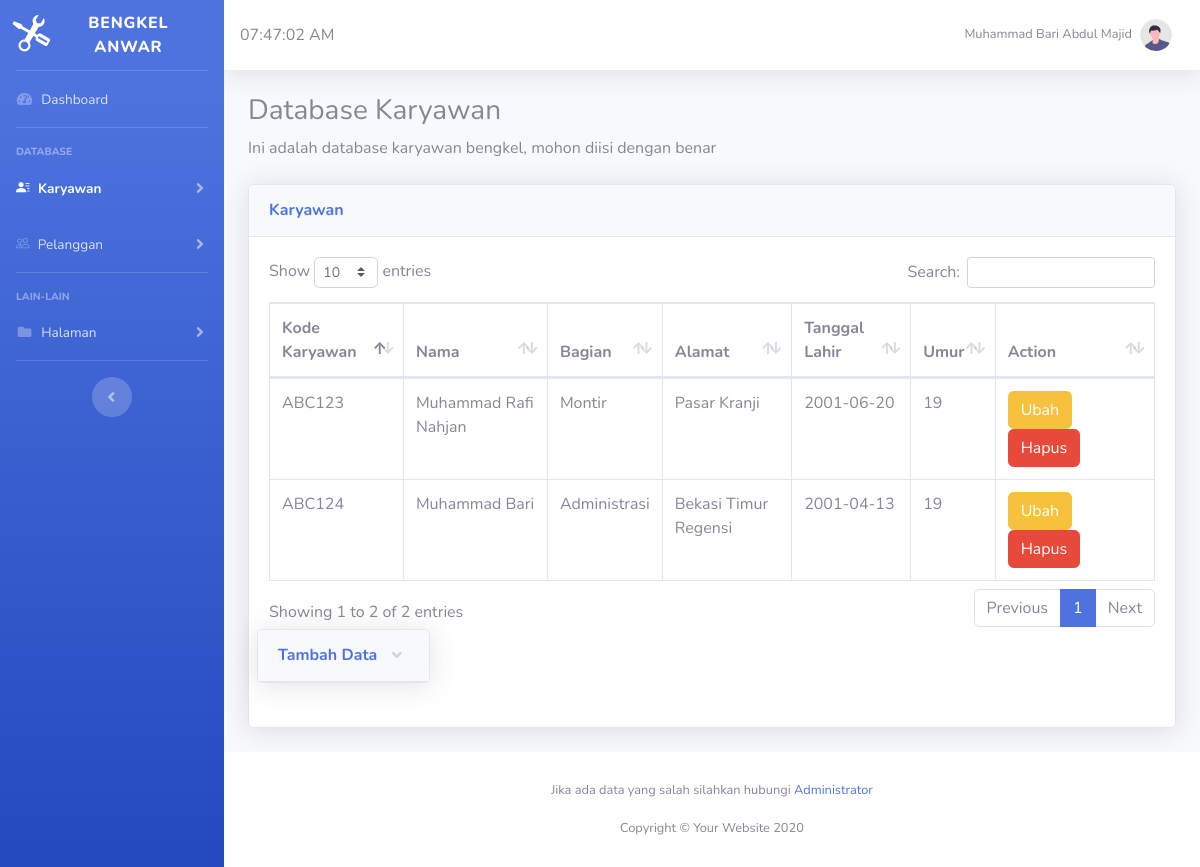
Screenshot of /databasekaryawan.php (signed in) with the database file from the repository.
### tables this page shows
CREATE TABLE `data_diri` (
  `kd_karyawan` varchar(10) NOT NULL,
  `nama_karyawan` varchar(30) NOT NULL,
  `bagian` varchar(20) NOT NULL,
  `alamat_karyawan` varchar(30) NOT NULL,
  `ttl_karyawan` date NOT NULL,
  `umur` int(2) NOT NULL
);

### databasekaryawan.php (the view, shortened to what this page needs)
<!DOCTYPE html>
<html lang="en">
    <head>
    <link rel="stylesheet" href="https://cdn.jsdelivr.net/npm/bootstrap-icons@1.4.1/font/bootstrap-icons.css">
    <link href="vendor/fontawesome-free/css/all.min.css" rel="stylesheet" type="text/css">
    <link href="css/sb-admin-2.min.css" rel="stylesheet">
    <link href="vendor/datatables/dataTables.bootstrap4.min.css" rel="stylesheet">
    </head>
<body id="page-top">
    <div id="wrapper">
        <ul class="navbar-nav bg-gradient-primary sidebar sidebar-dark accordion" id="accordionSidebar">
            <a class="sidebar-brand d-flex align-items-center justify-content-center" href="index.html">
                <div class="sidebar-brand-icon rotate-n-15">
                    <i class="bi bi-tools"></i>
                </div>
                <div class="sidebar-brand-text mx-3">Bengkel Anwar</div>
            </a>
            <hr class="sidebar-divider my-0">
            <li class="nav-item">
                <a class="nav-link" href="index.php">
                    <i class="fas fa-fw fa-tachometer-alt"></i>
                    <span>Dashboard</span></a>
            </li>
            <hr class="sidebar-divider">
            <div class="sidebar-heading">
                Database
            </div>
            <li class="nav-item active">
                <a class="nav-link collapsed" href="#" data-toggle="collapse" data-target="#collapseTwo"
                    aria-expanded="true" aria-controls="collapseTwo">
                    <i class="bi bi-person-lines-fill"></i>
                    <span>Karyawan</span>
                </a>
            </li>
            <li class="nav-item">
                <a class="nav-link collapsed" href="#" data-toggle="collapse" data-target="#collapseUtilities"
                    aria-expanded="true" aria-controls="collapseUtilities">
                    <i class="bi bi-people"></i>
                    <span>Pelanggan</span>
                </a>
            </li>
            <hr class="sidebar-divider">
            <div class="sidebar-heading">
                Lain-lain
            </div>
                <li class="nav-item">
                    <a class="nav-link collapsed" href="#" data-toggle="collapse" data-target="#collapsePages"
                        aria-expanded="true" aria-controls="collapsePages">
                        <i class="fas fa-fw fa-folder"></i>
                        <span>Halaman</span>
                    </a>
                </li>
            <hr class="sidebar-divider d-none d-md-block">
            <div class="text-center d-none d-md-inline">
                <button class="rounded-circle border-0" id="sidebarToggle"></button>
            </div>
        </ul>
        <div id="content-wrapper" class="d-flex flex-column">
            <div id="content">
                <nav class="navbar navbar-expand navbar-light bg-white topbar mb-4 static-top shadow">
                <div id="clock"></div>
                    <ul class="navbar-nav ml-auto">
                        <li class="nav-item dropdown no-arrow">
                            <a class="nav-link dropdown-toggle" href="#" id="userDropdown" role="button"
                                data-toggle="dropdown" aria-haspopup="true" aria-expanded="false">
                                <span class="mr-2 d-none d-lg-inline text-gray-600 small">
                                <?php
                                $nama = $_SESSION["nama"];
                                echo "$nama";?></span>
                                <img class="img-profile rounded-circle"
                                    src="img/undraw_profile.svg">
                            </a>
                        </li>
                    </ul>
                </nav>
                <div class="container-fluid">
                    <h1 class="h3 mb-2 text-gray 800">Database Karyawan</h1>
                    <p class="mb-4"> Ini adalah database karyawan bengkel, mohon diisi dengan benar </p>
                    <div class="card shadow mb-4">
                        <div class="card-header py-3">
                            <h6 class="m-0 font-weight-bold text-primary">Karyawan</h6>
                        </div>
                        <div class="card-body">
                            <div class="table-responsive">
                                <table class="table table-bordered" id="dataTable" width="100%" cellspacing="0">
                                    <thead>
                                        <tr>
                                            <th>Kode Karyawan</th>
                                            <th>Nama</th>
                                            <th>Bagian</th>
                                            <th>Alamat</th>
                                            <th>Tanggal Lahir</th>
                                            <th>Umur</th>
                                            <th width="18%">Action</th>
                                        </tr>
                                    </thead>
                                    <tbody>
                                        <?php
                                        include 'koneksi.php';
                                        $data=mysqli_query($koneksi,"SELECT * FROM data_diri") or
                                        die(mysqli_error($koneksi));
                                        foreach ($data as $baris){ ?>
                                        <tr>
                                        <td><?php echo $baris['kd_karyawan'] ?></td>
                                        <td><?php echo $baris['nama_karyawan'] ?></td>
                                        <td><?php echo $baris['bagian'] ?></td>
                                        <td><?php echo $baris['alamat_karyawan'] ?></td>
                                        <td><?php echo $baris['ttl_karyawan'] ?></td>
                                        <td><?php echo $baris['umur'] ?></td>
                                        <td><a href="ubahkaryawan.php?=<?php echo $baris['kd_karyawan']?>"
                                        class="btn btn-warning">Ubah</a>
                                        <a href="hapusdatakaryawan.php?kd_karyawan=<?php echo $baris['kd_karyawan']?>"
                                        class="btn btn-danger">Hapus</a>
                                        </td>
                                        </tr>
                                        <?php }
                                        ?>
                                    </tbody>
                                </table>
                            </div>
                            <div class="row">
                                <div class="card shadow mb-4">
                                    <a href="#collapsetambah" class="d-block card-header py-3" data-toggle="collapse"
                                            role="button" aria-expanded="false" aria-controls="collapse">
                                        <h6 class="m-0 font-weight-bold text-primary">Tambah Data</h6>
                                    </a>
                                </div>
                            </div>
                        </div>
                    </div>
                </div>
            </div>
            <footer class="sticky-footer bg-white">
                <div class="container my-auto">
                    <div class="copyright text-center my-auto">
                        <span>Jika ada data yang salah silahkan hubungi <a href="#">Administrator</a>
                        <br><br><br>Copyright &copy; Your Website 2020</span>
                    </div>
                </div>
            </footer>
        </div>
    </div>
</body>
</html>

### rows the page displays
data_diri: kd_karyawan "ABC123", nama_karyawan "Muhammad Rafi Nahjan", bagian "Montir", alamat_karyawan "Pasar Kranji", ttl_karyawan "2001-06-20", umur "19"
data_diri: kd_karyawan "ABC124", nama_karyawan "Muhammad Bari", bagian "Administrasi", alamat_karyawan "Bekasi Timur Regensi", ttl_karyawan "2001-04-13", umur "19"

### other values shown
$nama "Muhammad Bari Abdul Majid"
